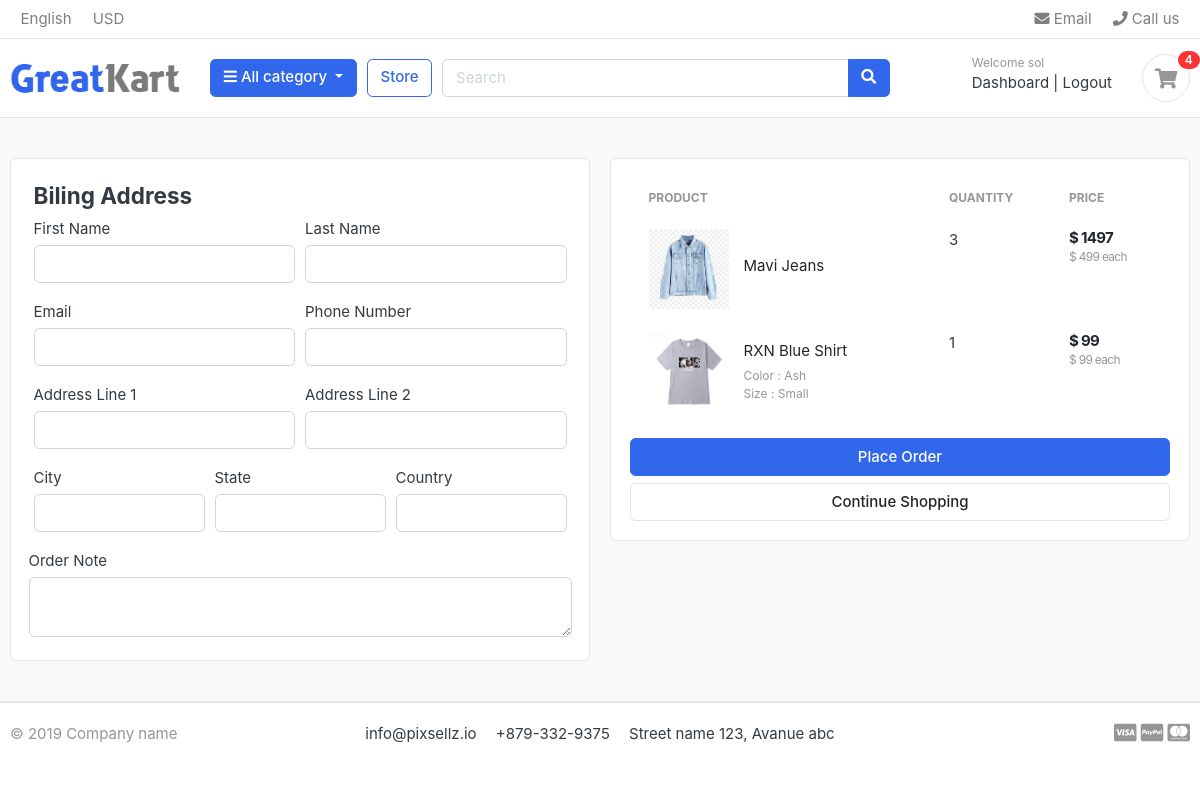
The page /cart/checkout/ (signed in) on the database as committed earlier.
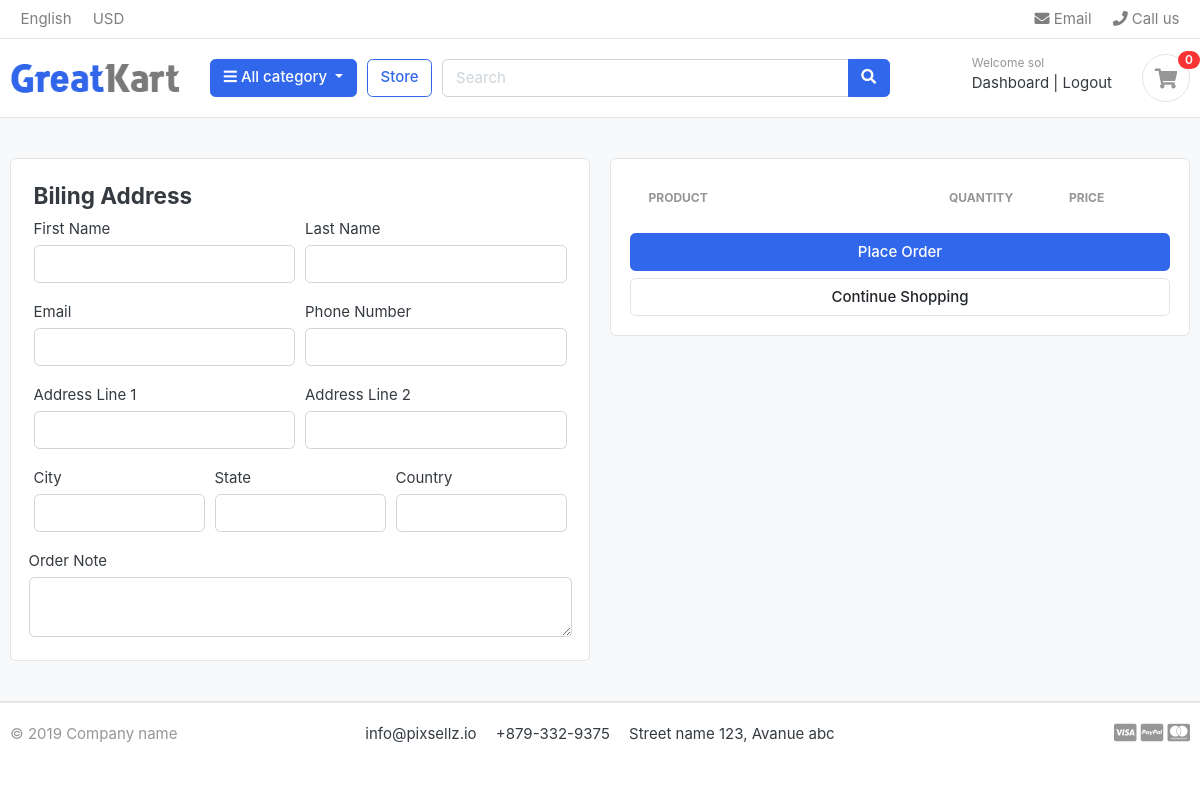
The same page on the database as committed later.
### carts/models.py (models this page shows, shortened)
class CartItem(models.Model):
    user = models.ForeignKey(Account, on_delete=models.CASCADE, null=True) # 236b We will import the Account model at the top.
    product = models.ForeignKey(Product, on_delete=models.CASCADE)
    variations = models.ManyToManyField(Variation, blank=True)
    cart = models.ForeignKey(Cart, on_delete=models.CASCADE, null=True) # 237 Here we add the 'null = True' argument then we run migrations "python manage.py makemigrations", "python manage.py migrate". Next we will go to the login() function of the views.py # 238 file in the accounts app
    quantity = models.IntegerField()
    is_active = models.BooleanField(default=True)
    def sub_total(self):
        return self.product.price * self.quantity

### store/models.py (models this page shows, shortened)
class Product(models.Model):
    product_name = models.CharField(max_length=200, unique=True)
    slug = models.SlugField(max_length=200, unique=True)
    description = models.TextField(max_length=500, blank=True)
    price = models.IntegerField()
    images = models.ImageField(upload_to='photos/products',)
    stock = models.IntegerField()
    is_available = models.BooleanField(default=True)
    category = models.ForeignKey(category, on_delete=models.CASCADE)
    created_date = models.DateTimeField(auto_now_add=True)
    modified_date = models.DateTimeField(auto_now_add=True)
    def get_url(self):
        return reverse('product_detail', args=[self.category.slug, self.slug])

class Variation(models.Model):
    product = models.ForeignKey(Product, on_delete=models.CASCADE)
    variation_category = models.CharField(max_length=100, choices=variation_category_choice)
    variation_value = models.CharField(max_length=100)
    is_active = models.BooleanField(default = True)
    created_date = models.DateTimeField(auto_now = True)
    objects = VariationManager()

### carts/views.py (the view, shortened to what this page needs)
# urls.py: path('checkout/', views.checkout, name='checkout'), # 215b Next we will go to the views.py # 216 file of the carts app to create the checkout function
@login_required(login_url='login') # 231a Here we will import the login_required decorator # 231b at the top, then we will add it here at the top of the checkout() function to force the user login before checkout.
def checkout(request, total=0, quantity=0, cart_items = None): # 226 We will add other aguments to the fuction just like the cart function
    try:
        tax = 0
        grand_total = 0
        if request.user.is_authenticated: # 261b
            cart_items = CartItem.objects.filter(user=request.user, is_active = True) # 261c
        for cart_item in cart_items:
            total += (cart_item.product.price * cart_item.quantity)
            quantity += cart_item.quantity
        tax = (2 * total)/100
        grand_total = total + tax
    except ObjectDoesNotExist:
        pass
    context = {
        'total' : total,
        'quantity' : quantity,
        'cart_items' : cart_items,
        'tax' : tax,
        'grand_total' : grand_total
    }
    return render(request, 'store/checkout.html', context) # 227j We will pass the context dictionary to display the cart items in the checkout.html # 228 file

### carts/views.py (called while the page is built)
def _cart_id(request):
    cart = request.session.session_key
    if not cart:
        cart = request.session.create()
    return cart

### catigory/context_processors.py (called while the page is built)
def menu_links(request):
    links = category.objects.all()
    return dict(links = links)

### catigory/models.py (called while the page is built)
    def get_url(self):
        return reverse('products_by_category', args=[self.slug])

### templates/store/checkout.html (shortened to what the changed rows need)
{% extends 'base.html' %}
    {% load static %}
    {% block content %}
    <section class="section-content padding-y bg">
        <div class="container">
        <div class="row">
            <aside class="col-lg-6">
                <div class="card">
                <div class="card-body">
                    <table class="table table-borderless table-shopping-cart">
                        <thead class="text-muted">
                        <tr class="small text-uppercase">
                          <th scope="col">Product</th>
                          <th scope="col"  width="120">Quantity</th>
                          <th scope="col" width="120">Price</th>
                        </tr>
                        </thead>
                        <tbody>
                        {% for cart_item in cart_items %}
                        <tr>
                            <td>
                                <figure class="itemside align-items-center">
                                    <div class="aside"><img src="{{ cart_item.product.images.url }}" class="img-sm"></div>
                                    <figcaption class="info">
                                        <a href="{{ cart_item.product.get_url }}" class="title text-dark">{{ cart_item.product.product_name }}</a>
                                        {% if cart_item.variations.all %}
                                          {% for item in cart_item.variations.all %}
                                        <p class="text-muted small">{{item.variation_category | capfirst}} : {{item.variation_value | capfirst}}<br></p>
                                          {% endfor %}
                                        {% endif %}
                                    </figcaption>
                                </figure>
                            </td>
                            <td>
                                <label for="">{{ cart_item.quantity }}</label>
                            </td>
                            <td>
                                <div class="price-wrap">
                                    <var class="price">$ {{ cart_item.sub_total }}</var>
                                    <small class="text-muted"> $ {{ cart_item.product.price }} each </small>
                                </div>
                            </td>
                        </tr>
                        {% endfor %}
                        </tbody>
                        </table>
                </div>
                </div>
        </aside>
        </div>
        </div>
        </section>
    {% endblock %}

### templates/includes/navbar.html (shortened to what this page needs)
{% load static %}
<header class="section-header">
    <nav class="navbar p-md-0 navbar-expand-sm navbar-light border-bottom">
    <div class="container">
      <div class="collapse navbar-collapse" id="navbarTop4">
        <ul class="navbar-nav mr-auto">
            <li class="nav-item dropdown">
                 <a href="#" class="nav-link">   English </a>
            </li>
            <li class="nav-item dropdown">
                <a href="#" class="nav-link"> USD </a>
            </li>
        </ul>
        <ul class="navbar-nav">
            <li><a href="#" class="nav-link"> <i class="fa fa-envelope"></i> Email </a></li>
            <li><a href="#" class="nav-link"> <i class="fa fa-phone"></i> Call us </a></li>
        </ul>
      </div>
    </div>
    </nav>
    <section class="header-main border-bottom">
        <div class="container">
    <div class="row align-items-center">
        <div class="col-lg-2 col-md-3 col-6">
            <a href="{% url 'home' %}" class="brand-wrap">
                <img class="logo" src="{% static './images/logo.png' %}">
            </a>
        </div>
        <div class="col-lg col-sm col-md col-6 flex-grow-0">
            <div class="category-wrap dropdown d-inline-block float-right">
                <button type="button" class="btn btn-primary dropdown-toggle" data-toggle="dropdown">
                    <i class="fa fa-bars"></i> All category
                </button>
            </div>
        </div>
        <a href="{% url 'store' %}" class="btn btn-outline-primary">Store</a>
        <div class="col-lg  col-md-6 col-sm-12 col">
            <form action="{% url 'search' %}" class="search" method="GET">
                <div class="input-group w-100">
                    <input type="text" class="form-control" style="width:60%;" placeholder="Search" name="keyword">
                    <div class="input-group-append">
                      <button class="btn btn-primary" type="submit">
                        <i class="fa fa-search"></i>
                      </button>
                    </div>
                </div>
            </form>
        </div>
        <div class="col-lg-3 col-sm-6 col-8 order-2 order-lg-3">
                    <div class="d-flex justify-content-end mb-3 mb-lg-0">
                        {% if user.id is not None %}
                        <div class="widget-header">
                            <small class="title text-muted">Welcome {{user.first_name}}</small>
                            <div>
                                <a href="{% url 'dashboard' %}">Dashboard</a> <span class="dark-transp"> | </span>
                                <a href="{% url 'logout' %}"> Logout</a>
                            </div>
                        </div>
                        {% endif %}
                        <a href="{% url 'cart' %}" class="widget-header pl-3 ml-3">
                            <div class="icon icon-sm rounded-circle border"><i class="fa fa-shopping-cart"></i></div>
                            <span class="badge badge-pill badge-danger notify">{{ cart_count }}</span>
                        </a>
                    </div>
                </div>
    </div>
        </div>
    </section>
    </header>

Rows that differ between the two databases and show on the page:
removed CartItem: product.images (picture), product.product_name "Mavi Jeans", quantity "3", sub_total "1497", product.price "499"
removed CartItem: product.images (picture), product.product_name "RXN Blue Shirt", quantity "1", sub_total "99", product.price "99"
no longer on this page (row unchanged): Variation: variation_category "Color", variation_value "Ash"
no longer on this page (row unchanged): Variation: variation_category "Size", variation_value "Small"
Other text that changed with them:
{{ cart_count }}: "4" → "0"
